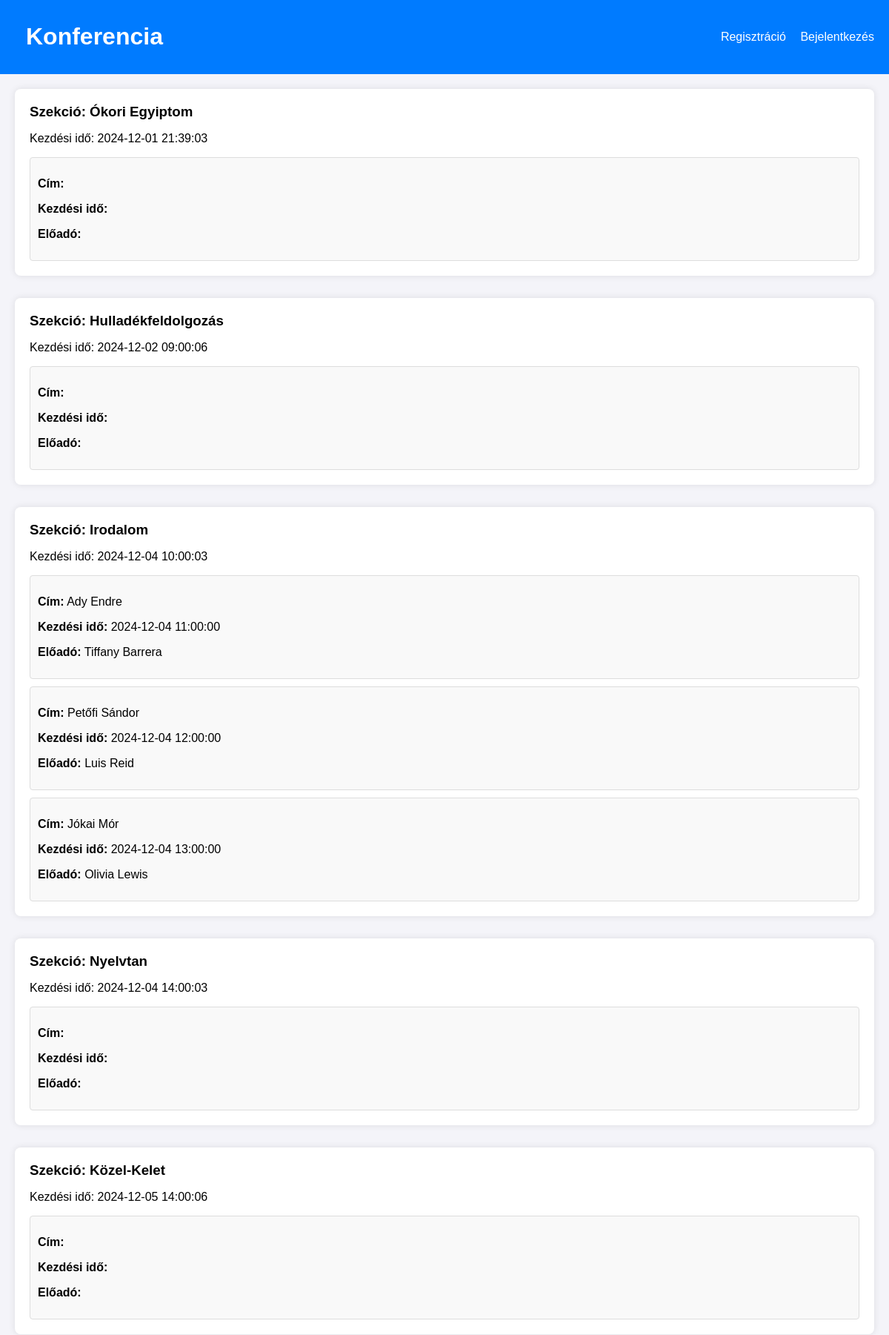
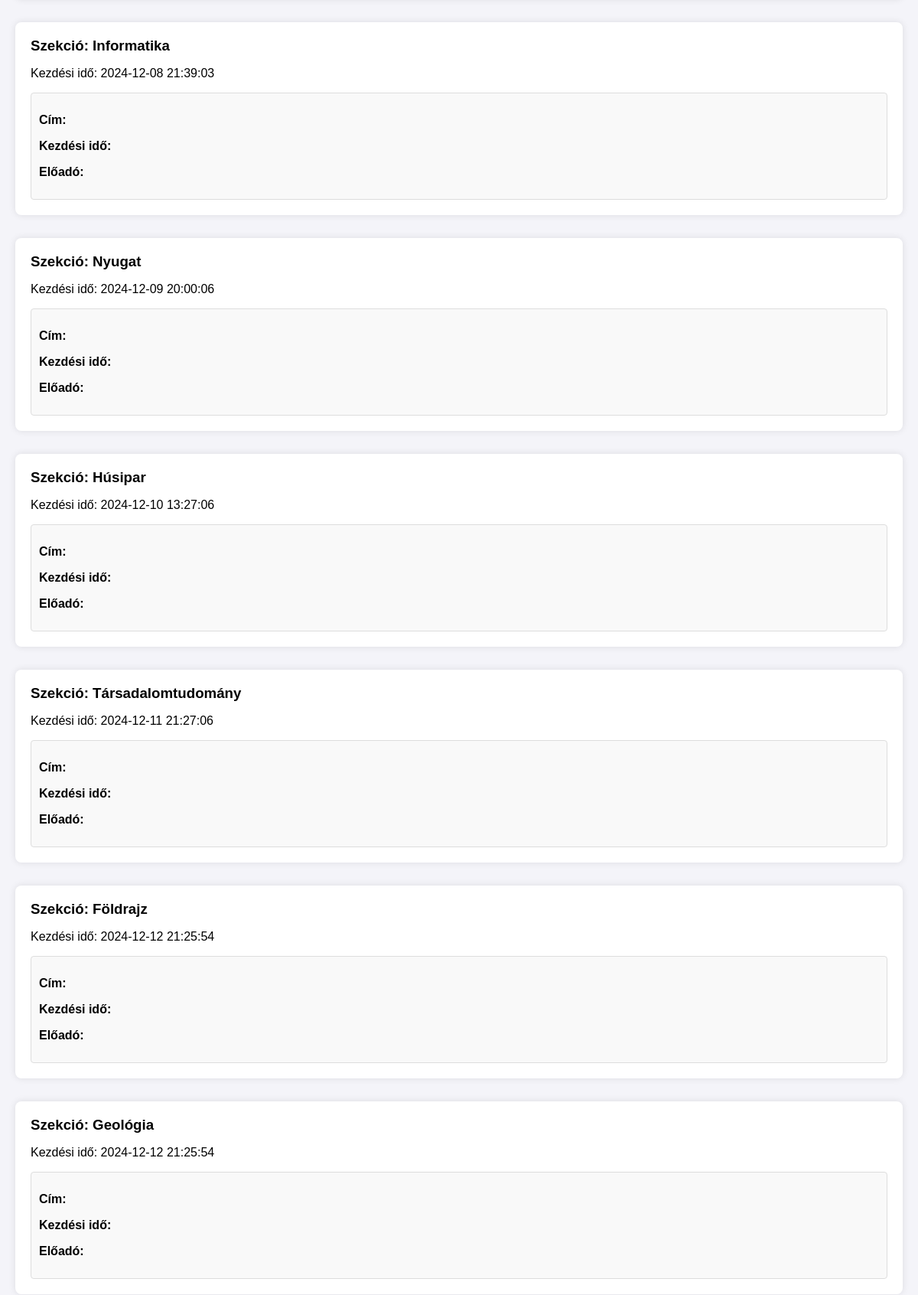
Screenshot of /main.php (upper part) with the database file from the repository (2 pictures, top to bottom).
### tables this page shows
CREATE TABLE `eloadas` (
  `EloadasAzonosito` int(11) NOT NULL,
  `KezdesIdopont` datetime NOT NULL,
  `EloadasHossza` int(11) NOT NULL,
  `EloadoAzonosito` int(11) NOT NULL,
  `SzekcioNeve` varchar(100) NOT NULL,
  `CikkAzonosito` int(11) NOT NULL
);

CREATE TABLE `cikk` (
  `CikkAzonosito` int(11) NOT NULL,
  `CikkCim` varchar(255) NOT NULL
);

CREATE TABLE `felhasznalo` (
  `Azonosito` int(11) NOT NULL,
  `Jelszo` varchar(255) NOT NULL,
  `Elotag` varchar(10) DEFAULT NULL,
  `Nev` varchar(100) NOT NULL,
  `Szerepkor` enum('admin','szerzo') NOT NULL,
  `Email` varchar(100) NOT NULL,
  `Intezet` varchar(100) DEFAULT NULL
);

### main.php (the view, shortened to what this page needs)
<?php
$servername = "localhost";
$username = "root";
$password = "";
$dbname = "konferencia";
$conn = new mysqli($servername, $username, $password, $dbname);
$sql = "SELECT Szekcio.SzekcioNeve, Szekcio.KezdesIdopont AS SzekcioKezdes,
        Eloadas.EloadasAzonosito, Eloadas.KezdesIdopont AS EloadasKezdes,
        Cikk.CikkCim, Felhasznalo.Nev AS EloadoNev
        FROM Szekcio
        LEFT JOIN Eloadas ON Szekcio.SzekcioNeve = Eloadas.SzekcioNeve
        LEFT JOIN Cikk ON Eloadas.CikkAzonosito = Cikk.CikkAzonosito
        LEFT JOIN Felhasznalo ON Eloadas.EloadoAzonosito = Felhasznalo.Azonosito
        ORDER BY Szekcio.KezdesIdopont, Eloadas.KezdesIdopont";
$result = $conn->query($sql);
$szekciok = [];
if ($result->num_rows > 0) {
    while ($row = $result->fetch_assoc()) {
        if ($row['SzekcioNeve'] == "Alapértelmezett") {
            continue;
        }
        $szekciok[$row['SzekcioNeve']]['KezdesIdopont'] = $row['SzekcioKezdes'];
        $szekciok[$row['SzekcioNeve']]['Eloadasok'][] = [
            'KezdesIdopont' => $row['EloadasKezdes'],
            'CikkCim' => $row['CikkCim'],
            'EloadoNev' => $row['EloadoNev']
        ];
    }
}
?>
<!DOCTYPE html>
<html lang="en">
<head>
</head>
<body>
<div class="header">
    <a href="main.php">
        <h1>Konferencia</h1>
    </a>
    <div>
        <?php if (!isset($_SESSION['loggedin']) || !$_SESSION['loggedin']): ?>
            <a href="register.html">Regisztráció</a>
            <a href="login.html">Bejelentkezés</a>
        <?php endif; ?>
    </div>
</div>
<div class="container">
    <?php foreach ($szekciok as $szekcioNeve => $data): ?>
        <div class="session">
            <h3>Szekció: <?= htmlspecialchars($szekcioNeve); ?></h3>
            <p>Kezdési idő: <?= htmlspecialchars($data['KezdesIdopont']); ?></p>
            <?php if (!empty($data['Eloadasok'])): ?>
                <?php foreach ($data['Eloadasok'] as $eloadas): ?>
                    <div class="presentation">
                        <p><strong>Cím:</strong> <?= htmlspecialchars($eloadas['CikkCim']); ?></p>
                        <p><strong>Kezdési idő:</strong> <?= htmlspecialchars($eloadas['KezdesIdopont']); ?></p>
                        <p><strong>Előadó:</strong> <?= htmlspecialchars($eloadas['EloadoNev']); ?></p>
                    </div>
                <?php endforeach; ?>
            <?php else: ?>
                <p>Nincs előadás ebben a szekcióban.</p>
            <?php endif; ?>
        </div>
    <?php endforeach; ?>
</div>
</body>
</html>

### main.php (style rules this page uses)
body { font-family: Arial, sans-serif; background-color: #f4f4f9; margin: 0; padding: 0; }
.header { background-color: #007BFF; color: white; padding: 10px 20px; display: flex; justify-content: space-between; align-items: center; }
.header a { color: white; text-decoration: none; margin-left: 15px; }
.container { padding: 20px; }
.session { margin-bottom: 30px; padding: 20px; background-color: #fff; border-radius: 8px; box-shadow: 0 0 10px rgba(0, 0, 0, 0.1); }
.session h3 { margin: 0; }
.presentation { margin-top: 10px; padding: 10px; background-color: #f9f9f9; border: 1px solid #ddd; border-radius: 4px; }

### rows the page displays
eloadas: CikkAzonosito.CikkCim "Ady Endre", KezdesIdopont "2024-12-04 11:00:00", EloadoAzonosito.Nev "Tiffany Barrera"
eloadas: CikkAzonosito.CikkCim "Petőfi Sándor", KezdesIdopont "2024-12-04 12:00:00", EloadoAzonosito.Nev "Luis Reid"
eloadas: CikkAzonosito.CikkCim "Jókai Mór", KezdesIdopont "2024-12-04 13:00:00", EloadoAzonosito.Nev "Olivia Lewis"

### other values shown
$szekcioNeve "Ókori Egyiptom"
$data['KezdesIdopont'] "2024-12-01 21:39:03"
$szekcioNeve "Hulladékfeldolgozás"
$data['KezdesIdopont'] "2024-12-02 09:00:06"
$szekcioNeve "Irodalom"
$data['KezdesIdopont'] "2024-12-04 10:00:03"
$szekcioNeve "Nyelvtan"
$data['KezdesIdopont'] "2024-12-04 14:00:03"
$szekcioNeve "Közel-Kelet"
$data['KezdesIdopont'] "2024-12-05 14:00:06"
$szekcioNeve "Informatika"
$data['KezdesIdopont'] "2024-12-08 21:39:03"
$szekcioNeve "Nyugat"
$data['KezdesIdopont'] "2024-12-09 20:00:06"
$szekcioNeve "Húsipar"
